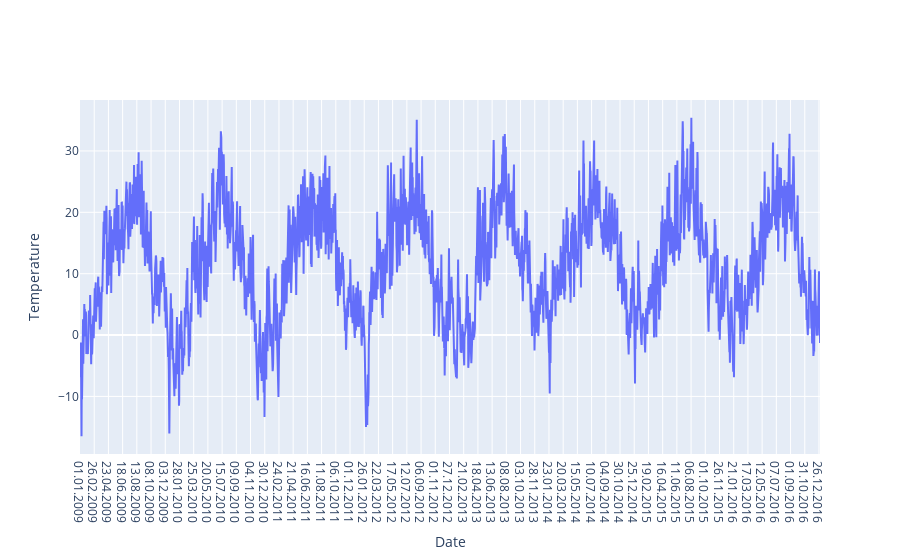

This figure's notebook cell:
### Markdown cell above
## VISUALIZATION

### Code cell
fig = go.Figure()
fig.add_trace(go.Scatter(x=df.index, y=df["T (degC)"]))
fig.update_layout(
    xaxis_title = "Date",
    yaxis_title = "Temperature",
)
fig.show()

### Figure 1 — Plotly figure (JSON) as saved in the notebook; plotly's stock layout.template omitted (floating-point values rounded to 4 significant figures; data arrays with more than 128 entries replaced by an {"elided": "..."} marker saying what was removed)
{"data": [{"type": "scatter", "x": {"elided": "2920 str values"}, "y": {"elided": "2920 float values"}}], "layout": {"autosize": true, "xaxis": {"autorange": true, "range": [0, 2916], "title": {"text": "Date"}, "type": "category"}, "yaxis": {"autorange": true, "range": [-19.38, 38.3], "title": {"text": "Temperature"}, "type": "linear"}}}
